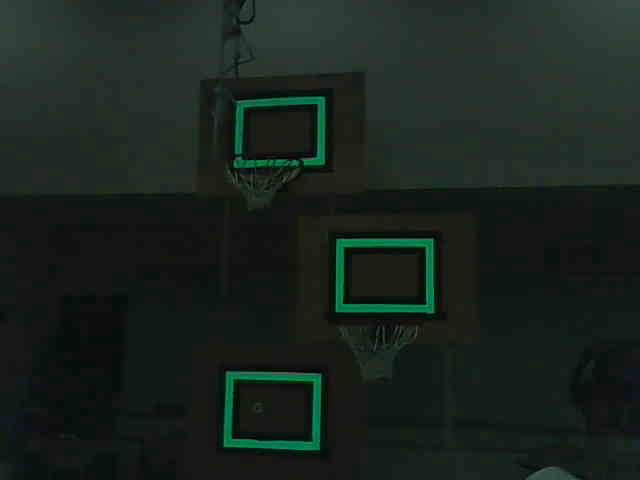
#> input picture experimental/ani/vision/target-imgs/2012-retroreflective-targets.jpg, 640 x 480 px, given in place of the camera
$ python main.py
#> lines starting #> are read from the running program, lines starting #| are printed output that depends on the picture; after the words box and inside, x2 and y2 are one past the last pixel; in counts of white or black regions, pixels touching at a corner belong together
### production/vision/depth_prediction.py
from pathlib import Path
import json

from scipy import optimize
import numpy as np
import numpy.polynomial.polynomial as poly
import pandas as pd
import matplotlib.pyplot as plt


class DepthPredModel:
    def __init__(self, known_irl_length=None, dists=None, pixel_lengths=None):
        self.known_length = known_irl_length
        if (
            known_irl_length is not None
            and dists is not None
            and pixel_lengths is not None
        ):
            self.fit(dists, pixel_lengths, known_irl_length=self.known_length)
        else:
            self.coefs = None

    def load_from_json(self, meta_path, points_path):
        with open(meta_path, "r") as f:
#> (reads production/vision/meta.json from the repository)
            meta = json.load(f)
        df = pd.read_json(points_path)
#> (reads production/vision/target_points.json from the repository)

        self.known_length = meta["known_length"]

        dists = []
        for col_name in df:
            dists.append(meta[col_name])

        pixel_lengths = []
        for col_name in df:
            col = df[col_name].tolist()
            # can change metric later if needed
            pixel_len = DepthPredModel.find_pixel_lengths(col).mean()
            pixel_lengths.append(pixel_len)

        self.fit(dists, pixel_lengths)

    def fit(self, dists, pixel_lengths, known_irl_length=None):
        if known_irl_length is not None:
            self.known_length = known_irl_length
        if self.known_length is None:
            raise ValueError("Must supply known_irl_length")

        popt, _ = optimize.curve_fit(self.__rational0_1, pixel_lengths, dists)
        self.coefs = popt
        return popt

    def __rational(self, x, numerator, denominator):
        return poly.polyval(x, numerator) / poly.polyval(x, denominator)

    def __rational0_1(self, x, p0, q1, q2):
        return self.__rational(x, [p0], [q1, q2])

    def _poly_func(self, x):
        return self.__rational0_1(x, *self.coefs)

    # [43 lines left out: functions predict, predict_contours, predict_contour, plot_func, not called in this run]

    @classmethod
    def find_pixel_lengths(cls, points):
        dists = []
        x0, y0 = points[0]
        x1, y1 = points[-1]
        dists.append(np.sqrt((x1 - x0) ** 2 + (y1 - y0) ** 2))

        for idx in range(len(points) - 1):
            x0, y0 = points[idx]
            x1, y1 = points[idx + 1]
            dists.append(np.sqrt((x1 - x0) ** 2 + (y1 - y0) ** 2))

        return np.array(dists, dtype=np.float32)

### production/vision/img_utils.py
from pathlib import Path
import cv2
import numpy as np


class GeneralUtils:
    def get_contour_centers(self, contours):
        centeriods = []
        for contour in contours:
            M = cv2.moments(contour)
            center_x = int(M["m10"] / M["m00"]) if M["m00"] != 0 else 0
            center_y = int(M["m01"] / M["m00"]) if M["m00"] != 0 else 0
            centeriods.append(np.array([center_x, center_y]))
        return centeriods

    # [60 lines left out: functions get_bbox_centers, calculate_iou, generate_bboxes, get_distinct_bboxes, connect_similar_contours, not called in this run]

    def get_largest_contour(self, contours):
        areas = [cv2.contourArea(contour) for contour in contours]
        return contours[np.argmax(areas)]

    def filter_contours_area(self, contours, area_thresh, keep_big=True):
        filtered = []
        for contour in contours:
            if keep_big and cv2.contourArea(contour) > area_thresh:
                filtered.append(contour)
            elif not keep_big and cv2.contourArea(contour) < area_thresh:
                filtered.append(contour)

        return filtered

    # [25 lines left out: functions filter_contours_closed, blacken_small_noise, equalize_hist_colored, not called in this run]

    def unsharp_mask(self, img, blur_size, img_weight, gaussian_weight):
        # code from https://stackoverflow.com/questions/42872353/correcting-rough-edges/42872732
        gaussian = cv2.GaussianBlur(img, blur_size, 0)
        return cv2.addWeighted(img, img_weight, gaussian, gaussian_weight, 0)

    def smoother_edges(
        self,
        img,
        first_blur_size,
        second_blur_size=(5, 5),
        img_weight=1.5,
        gaussian_weight=-0.5,
    ):
        # code from https://stackoverflow.com/questions/42872353/correcting-rough-edges/42872732
        # blur the image before unsharp masking
        img = cv2.GaussianBlur(img, first_blur_size, 0)
        # perform unsharp masking
        return self.unsharp_mask(img, second_blur_size, img_weight, gaussian_weight)


class ShapeDetector:
    def detect_shape(self, contour, num_sides):
        """Returns True if shape with provided number of sides is detected with supplied closed contour and is convex, False otherwise."""
        # must be closed contour
        perimeter = cv2.arcLength(contour, True)
        approx = cv2.approxPolyDP(contour, 0.05 * perimeter, True)

        if len(approx) == num_sides and cv2.isContourConvex(approx):
            return True

        return False

    def get_contours_of_shape(self, contours, num_sides):
        new_contours = []
        for contour in contours:
            if self.detect_shape(contour, num_sides):
                new_contours.append(contour)

        return new_contours


class DisplayUtils:
    def display_img(self, img, window_name="img", wait_key=-1):
        # cv2.imshow(window_name, img)
        cv2.waitKey(wait_key)

    # [16 lines left out: functions detect_draw_contours, draw_bboxes, not called in this run]

    def draw_circles(self, dest, circles, radius=5, color=(0, 255, 0), thickness=-1):
        if isinstance(circles, list) or (
            isinstance(circles, np.ndarray) and len(circles.shape) == 2
        ):
            for circle in circles:
                cv2.circle(dest, (circle[0], circle[1]), radius, color, thickness)
        else:
            for circle in circles:
                cv2.circle(dest, (circle[0][0], circle[0][1]), radius, color, thickness)

    # [26 lines left out: functions create_img_grid, create_img_grid_list, not called in this run]

### production/vision/main.py
from pathlib import Path

import cv2
import numpy as np

from img_utils import DisplayUtils, GeneralUtils, ShapeDetector
from depth_prediction import DepthPredModel

width = 1280
height = 720

# zero for completely silent, 1 for just console logs, 2 for displaying frames
CONSOLE_OUTPUT = True
DRAW_OUTPUT = True
RESOLUTION_SCALE = 1
DETECT_EVERY_N_FRAMES = 15

pixel_to_dist_path = Path().cwd() / "target_points.json"
meta_path = Path().cwd() / "meta.json"


utils = GeneralUtils()
shape_detector = ShapeDetector()
display_utils = DisplayUtils()

depth_model = DepthPredModel()
depth_model.load_from_json(meta_path, pixel_to_dist_path)


# Parameters for lucas kanade optical flow
lk_params = dict(
    winSize=(27, 27),
    maxLevel=5,
    criteria=(cv2.TERM_CRITERIA_EPS | cv2.TERM_CRITERIA_COUNT, 10, 0.03),
)


def get_hexagon_points(frame):
    cv2.normalize(frame, frame, 0, 255, cv2.NORM_MINMAX)

    blurred = cv2.medianBlur(frame, 5)
    hsv = cv2.cvtColor(blurred, cv2.COLOR_BGR2HSV)

    lower_filter = np.array([0, 50, 0])
    upper_filter = np.array([32, 255, 255])
    color_mask = cv2.inRange(hsv, lower_filter, upper_filter)
    color_res = cv2.bitwise_and(frame, frame, mask=color_mask)
    cv2.morphologyEx(
        color_res, cv2.MORPH_OPEN, (5, 5), iterations=1, dst=color_res
    )
    cv2.GaussianBlur(color_res, (3, 3), 0, dst=color_res)

    smoothed = utils.smoother_edges(color_res, (7, 7), (1, 1))

    gray = cv2.cvtColor(smoothed, cv2.COLOR_BGR2GRAY)
    blurred = cv2.GaussianBlur(gray, (3, 3), 0)
    _, thresh = cv2.threshold(blurred, 0, 255, cv2.THRESH_OTSU)

    median = np.median(gray)
    sigma = 0.33
    lower_thresh = int(max(0, (1.0 - sigma) * median))
    upper_thresh = int(min(255, (1.0 + sigma) * median))
    canny = cv2.Canny(thresh, lower_thresh, upper_thresh)

    contours, _ = cv2.findContours(
        canny, cv2.RETR_EXTERNAL, cv2.CHAIN_APPROX_SIMPLE
    )
    contours = utils.filter_contours_area(contours, 1000)

    hexagons = shape_detector.get_contours_of_shape(contours, 6)

    if len(hexagons) == 0:
        return hexagons

    hexagon_contour = utils.get_largest_contour(hexagons)
    if len(hexagon_contour) == 0:
        return hexagon_contour

    perimeter = cv2.arcLength(hexagon_contour, True)
    hexagon = cv2.approxPolyDP(hexagon_contour, 0.05 * perimeter, True)

    return hexagon


cap = cv2.VideoCapture(0)
if not cap.isOpened():
    print("Cannot open video/camera")
    exit()


ret, old_frame = cap.read()
#> old_frame is the input picture: shape (480, 640, 3); mean B, G, R 29.8, 34.9, 24.9
old_frame = cv2.resize(
    old_frame,
    (
        int(old_frame.shape[1] * RESOLUTION_SCALE),
        int(old_frame.shape[0] * RESOLUTION_SCALE),
    ),
)
old_gray = cv2.cvtColor(old_frame, cv2.COLOR_BGR2GRAY)
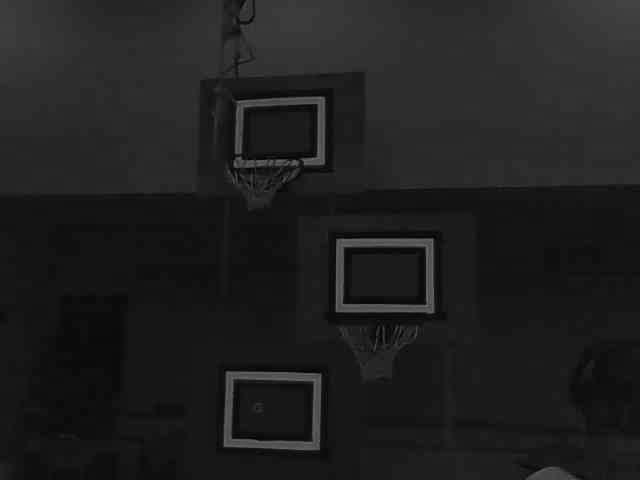
#> old_gray: shape (480, 640); min 0, max 114, mean 31.3
old_points = np.empty((0, 1, 2), dtype=np.float32)

frame_count = -1
no_target = True
while True:
    # Capture frame-by-frame
    ret, frame = cap.read()
    if not ret:
        break
    frame_count += 1
    timer = cv2.getTickCount()

    frame = cv2.resize(
        frame,
        (
            int(frame.shape[1] * RESOLUTION_SCALE),
            int(frame.shape[0] * RESOLUTION_SCALE),
        ),
    )
    frame_gray = cv2.cvtColor(frame, cv2.COLOR_BGR2GRAY)

    # every n frames, or if there isn't a target, detect
    if frame_count % DETECT_EVERY_N_FRAMES == 0 or no_target:
        hexagon = get_hexagon_points(frame)
#> in get_hexagon_points, `cv2.normalize(frame, frame, 0, 255, cv2.NORM_MINMAX)`:
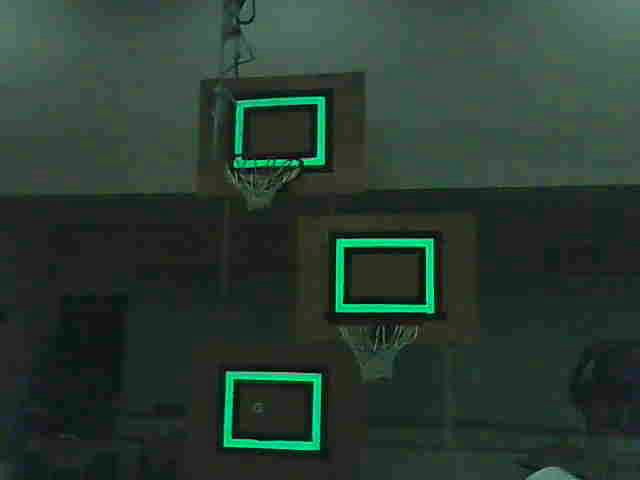
#> frame: shape (480, 640, 3); mean B, G, R 50.6, 59.3, 42.3
#> in get_hexagon_points, `hsv = cv2.cvtColor(blurred, cv2.COLOR_BGR2HSV)`: hsv: shape (480, 640, 3); mean H, S, V 62.1, 71, 59.4
#> in get_hexagon_points, `color_mask = cv2.inRange(hsv, lower_filter, upper_filter)`:
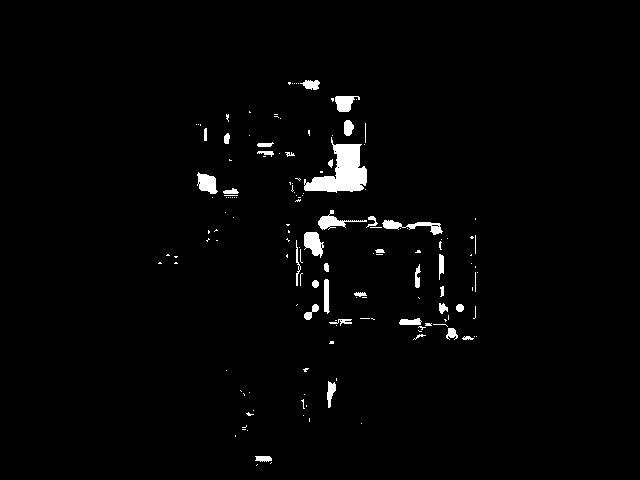
#> color_mask: shape (480, 640); 1.9% white; 151 white regions (114 under 20 px), largest, box (x1, y1, x2, y2) and area: (304, 137, 367, 193) 1719, (382, 220, 443, 235) 344, (304, 232, 324, 258) 342
#> in get_hexagon_points, `cv2.morphologyEx( color_res, cv2.MORPH_OPEN, (5, 5), iterations=1, dst..`:
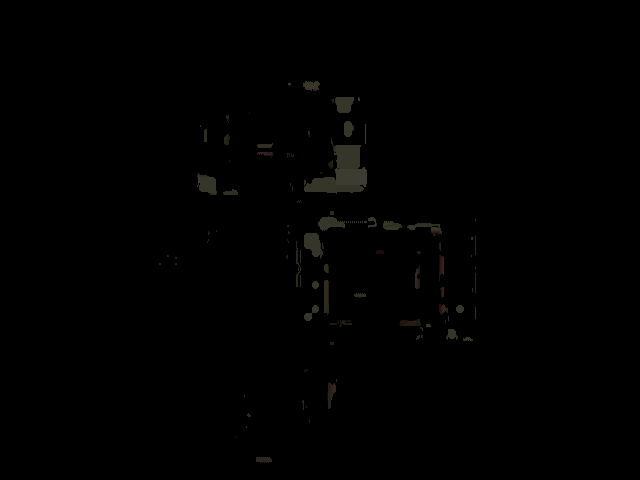
#> color_res: shape (480, 640, 3); mean B, G, R 0.7, 0.9, 0.9
#> in get_hexagon_points, `cv2.GaussianBlur(color_res, (3, 3), 0, dst=color_res)`: color_res: shape (480, 640, 3); 2.13% of pixels changed, all inside (x1, y1, x2, y2) = (158, 80, 477, 464)
#> in get_hexagon_points, `_, thresh = cv2.threshold(blurred, 0, 255, cv2.THRESH_OTSU)`:
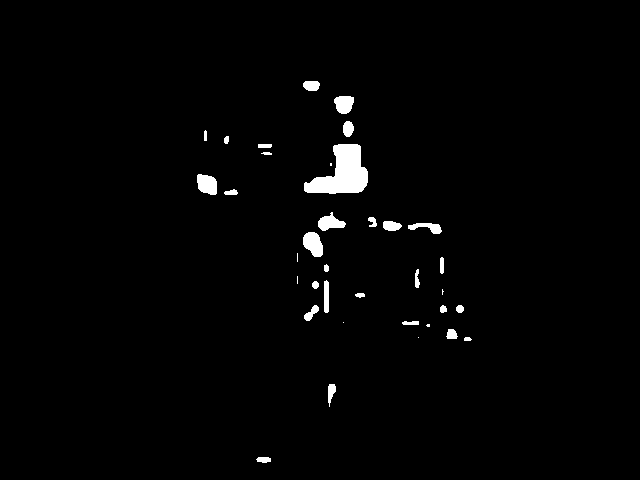
#> thresh: shape (480, 640); 1.7% white; 36 white regions (7 under 20 px), largest, box (x1, y1, x2, y2) and area: (304, 144, 368, 194) 1866, (303, 232, 323, 257) 366, (197, 174, 217, 195) 337
#> in get_hexagon_points, `median = np.median(gray)`: median = 0
#> in get_hexagon_points, `canny = cv2.Canny(thresh, lower_thresh, upper_thresh)`:
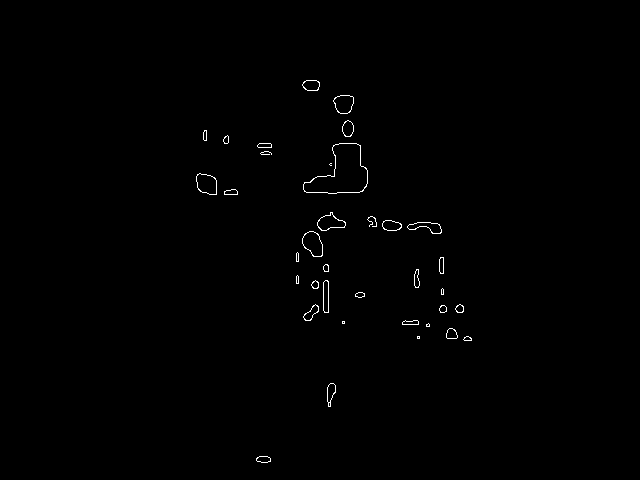
#> canny: shape (480, 640); 0.48% white in thin lines or dots, all inside (x1, y1, x2, y2) = (196, 80, 472, 463)
#> in get_hexagon_points, `contours, _ = cv2.findContours( canny, cv2.RETR_EXTERNAL, cv2.CHAIN_AP..`: contours = 36 contours, 9 with area under 20; largest, box (x1, y1, x2, y2) and area: (303, 143, 368, 194) 1860, (302, 231, 323, 257) 364, (196, 173, 217, 195) 336, (317, 212, 346, 231) 294, (333, 95, 354, 114) 286
#> the loop in filter_contours_area, `for contour in contours:` made 36 passes
#> contour on passes 4, 7: [[417, 336], [417, 338], [419, 338], [419, 336]], [[342, 321], [342, 323], [344, 323], [344, 321]]
#> after the loop in filter_contours_area, `for contour in contours:`: filtered = 1 contour; box (x1, y1, x2, y2) and area: (303, 143, 368, 194) 1860
#> in get_hexagon_points, `contours = utils.filter_contours_area(contours, 1000)`: contours has the same summary as filtered in filter_contours_area
#> the loop in get_contours_of_shape, `for contour in contours:` made 1 pass
#> perimeter in detect_shape on pass 1: 216.7
#> after the loop in get_contours_of_shape, `for contour in contours:`: new_contours = []
#> hexagon = []
        # if hexagon is found, set good points to detection and set no_target to False
        if len(hexagon) != 0:
            no_target = False
            good_new = hexagon
            depth_ft = (
                depth_model.predict_contour(hexagon, RESOLUTION_SCALE)
                * 0.00328084
            )
        # else, set no_target to True
        else:
            no_target = True
            good_new = np.array([])

    # if it is time to track or nothing was detected
    if frame_count % DETECT_EVERY_N_FRAMES != 0 or good_new.size == 0:
        new_points, status, error = cv2.calcOpticalFlowPyrLK(
            old_gray, frame_gray, old_points, None, **lk_params
        )
        depth_ft = -1
        if new_points is None:  # no points left in frame
            good_new = np.array([])
        else:
            good_new = new_points[status == 1]

    old_points = good_new.reshape(-1, 1, 2).astype(np.float32)
    old_gray = frame_gray.copy()

    centroid = utils.get_contour_centers([good_new])

    fps = cv2.getTickFrequency() / (cv2.getTickCount() - timer)

    x = float(centroid[0][0] / width)
    y = float(centroid[0][1] / height)
    z = float(depth_ft)
    fps = round(fps, 2)

    ### Displaying ###
    if CONSOLE_OUTPUT:
        print(f"{x}, {y}, {depth_ft} || fps:{fps}")
        print("Res: ", frame.shape)
#| Res:  (480, 640, 3)

    if DRAW_OUTPUT:
        display_utils.draw_circles(
            frame, good_new.reshape((-1, 2)), radius=3, color=(255, 0, 0)
        )
        display_utils.draw_circles(frame, centroid, radius=5)
#> after the loop in draw_circles (call 2), `for circle in circles:`: dest: shape (480, 640, 3); 0.01% of pixels changed, all inside (x1, y1, x2, y2) = (0, 0, 6, 6)

        cv2.putText(
            frame,
            f"FPS {int(fps)}||Depth {round(depth_ft, 2)}",
            (0, 50),
            cv2.FONT_HERSHEY_SIMPLEX,
            0.5,
            (50, 170, 50),
            2,
        )
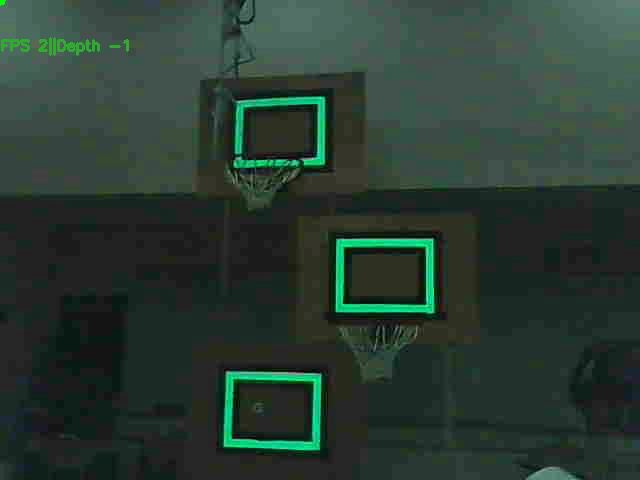
#> frame: shape (480, 640, 3); mean B, G, R 50.5, 59.5, 42.3

        cv2.imshow("frame", frame)

    if cv2.waitKey(5) & 0xFF == 27:
#> (key Esc is pressed here)
        break


# Release the capture at end
cap.release()
cv2.destroyAllWindows()
